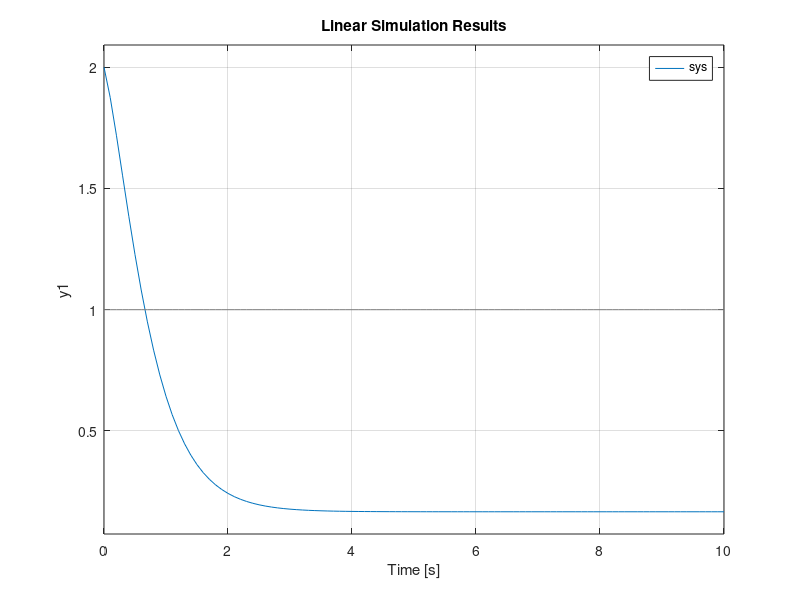

MATLAB code for this plot:
m = 1;%
k = 6;%p
c = 5;%d
A = [0 1; -k/m -c/m];
B = [0 ; 1/m];
C = [1 0];
D = [0];

% init condition
X0 = [2 -1];

%time step and step size
ts1 = 0.1;
t1 = 0:ts1:10;

%outside Force

F = ones(size(t1));
sys = ss(A,B,C,D);

%initial system parameters
initial(sys,X0);

%plotting
lsim(sys,F,t1,X0);